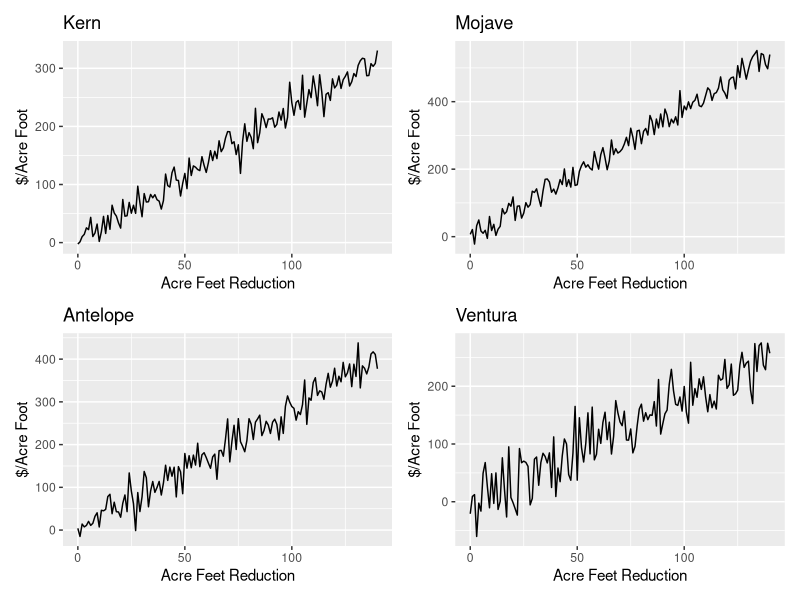
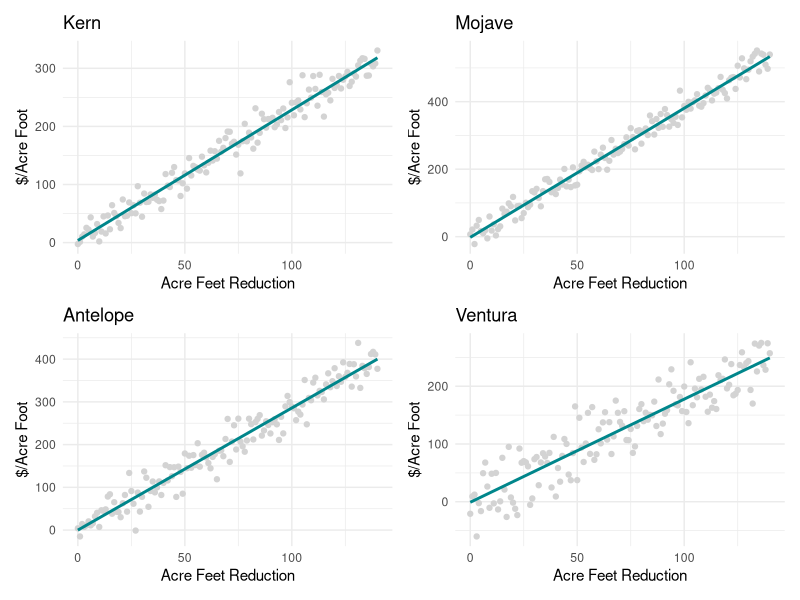
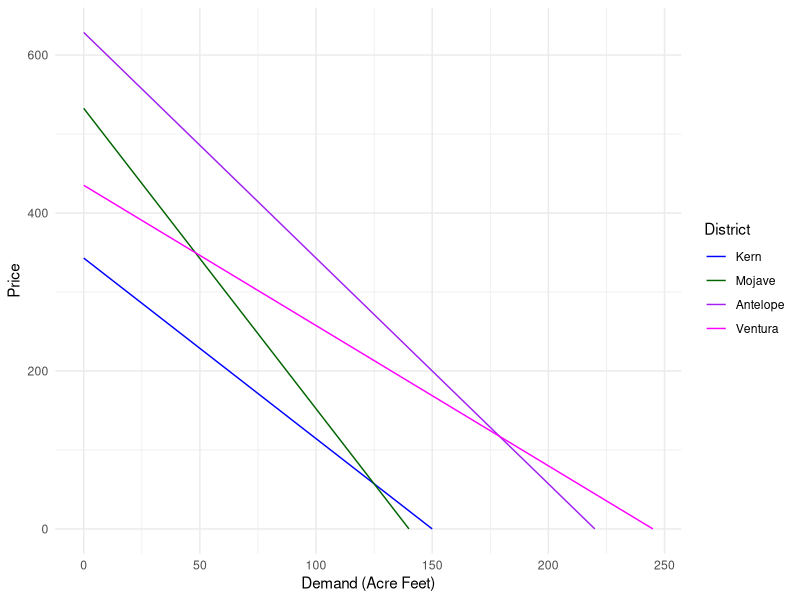
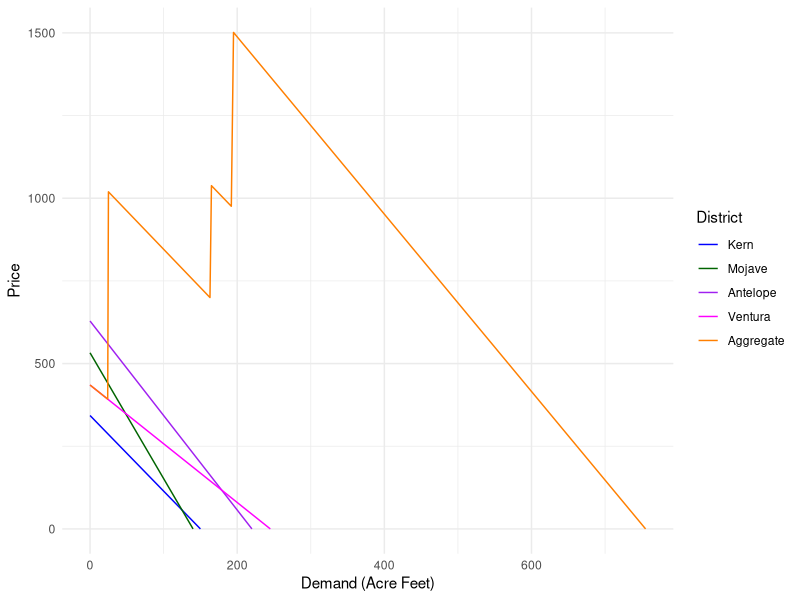

The R script that drew these images, in order:
## ---- chunk 1
knitr::opts_chunk$set(echo = TRUE)

library(tidyverse)
library(here)
library(patchwork)

wd <- read_csv(here("data", "Water_Districts.csv"))

kern <- wd %>% 
  select(Reduction, MC_Kern)

mojave <- wd %>% 
  select(Reduction, MC_Mojave)

antelope <- wd %>% 
  select(Reduction, MC_Antelope)

ventura <- wd %>% 
  select(Reduction, MC_Ventura)

#Kern graph
kp <- ggplot(kern, aes(x = Reduction, y = MC_Kern)) +
  geom_line() +
  labs(x = "Acre Feet Reduction",
       y = "$/Acre Foot",
       title = "Kern")

#Mojave graph
mp <- ggplot(mojave, aes(x = Reduction, y = MC_Mojave)) +
  geom_line()+
  labs(x = "Acre Feet Reduction",
       y = "$/Acre Foot",
       title = "Mojave")

#Antelope graph
ap <- ggplot(antelope, aes(x = Reduction, y = MC_Antelope)) +
  geom_line()+
  labs(x = "Acre Feet Reduction",
       y = "$/Acre Foot",
       title = "Antelope")

#Ventura graph
vp <- ggplot(ventura, aes(x = Reduction, y = MC_Ventura)) +
  geom_line()+
  labs(x = "Acre Feet Reduction",
       y = "$/Acre Foot",
       title = "Ventura")

#combine
(kp + mp)/(ap + vp)


#linear models
kern_model <- lm(data = kern, MC_Kern ~ 0 + Reduction)
kern_coeff <- kern_model$coefficient[1]

mojave_model <- lm(data = mojave, MC_Mojave ~ 0 + Reduction)
mojave_coeff <- mojave_model$coefficient[1]

antelope_model <- lm(data = antelope, MC_Antelope ~ 0 + Reduction)
antelope_coeff <- antelope_model$coefficient[1]

ventura_model <- lm(data = ventura, MC_Ventura ~ 0 + Reduction)
ventura_coeff <- ventura_model$coefficient[1]

#lm graphs
klm <- ggplot(kern, aes(x = Reduction, y = MC_Kern)) +
  geom_point(color = "lightgrey") +
  geom_smooth(method='lm', se=FALSE, color = "turquoise4") + 
  theme_minimal() + 
  labs(x = "Acre Feet Reduction",
       y = "$/Acre Foot",
       title = "Kern")

mlm <- ggplot(mojave, aes(x = Reduction, y = MC_Mojave)) +
  geom_point(color = "lightgrey") +
  geom_smooth(method='lm', se=FALSE, color = "turquoise4") + 
  theme_minimal() + 
  labs(x = "Acre Feet Reduction",
       y = "$/Acre Foot",
       title = "Mojave")

alm <- ggplot(antelope, aes(x = Reduction, y = MC_Antelope)) +
  geom_point(color = "lightgrey") +
  geom_smooth(method='lm', se=FALSE, color = "turquoise4") + 
  theme_minimal() + 
  labs(x = "Acre Feet Reduction",
       y = "$/Acre Foot",
       title = "Antelope")

vlm <- ggplot(ventura, aes(x = Reduction, y = MC_Ventura)) +
  geom_point(color = "lightgrey") +
  geom_smooth(method='lm', se=FALSE, color = "turquoise4") + 
  theme_minimal() + 
  labs(x = "Acre Feet Reduction",
       y = "$/Acre Foot",
       title = "Ventura")

#combine
(klm + mlm)/(alm + vlm)
## ---- chunk 2
#predicted marginal cost based on linear model
k_base <- tibble(Reduction = 0:150)
k_pred <- predict(kern_model, newdata = k_base)
kdem <- k_base %>% 
  mutate(kpmc = k_pred,
         kd = 150 - Reduction)

m_base <- tibble(Reduction = 0:140)
m_pred <- predict(mojave_model, newdata = m_base)
mdem <- m_base %>% 
  mutate(mpmc = m_pred,
         md = 140 - Reduction)

a_base <- tibble(Reduction = 0:220)
a_pred <- predict(antelope_model, newdata = a_base)
adem <- a_base %>% 
  mutate(apmc = a_pred,
         ad = 220 - Reduction)

v_base <- tibble(Reduction = 0:245)
v_pred <- predict(ventura_model, newdata = v_base)
vdem <- v_base %>% 
  mutate(vpmc = v_pred,
         vd = 245 - Reduction)

#plot
ggplot() +
  geom_line(kdem, mapping = aes(x = kd, y = kpmc, color = "a")) +
  geom_line(mdem, mapping = aes(x = md, y = mpmc, color = "b")) +
  geom_line(adem, mapping = aes(x = ad, y = apmc, color = "c")) +
  geom_line(vdem, mapping = aes(x = vd, y = vpmc, color = "d")) +
  scale_color_manual(values = c("blue", "darkgreen", "purple", "magenta"),
                     labels = expression("Kern", "Mojave", "Antelope", "Ventura")) + 
  labs(x = "Demand (Acre Feet)",
       y = "Price",
       color = "District") +
  theme_minimal()
## ---- chunk 3
kern_price <- kern_coeff * 50.655
mojave_price <- mojave_coeff * 47.278
antelope_price <- antelope_coeff * 74.394
ventura_price <- ventura_coeff * 82.737
## ---- chunk 4
km_join <- full_join(kdem, mdem, by = "Reduction")

kma_join <- full_join(km_join, adem, by = "Reduction")

demand_sum <- full_join(kma_join, vdem, by = "Reduction")

demand_sum[is.na(demand_sum)] <- 0

demand_sum <- demand_sum %>% 
  mutate(aggregate_demand = kd + md + ad + vd,
         aggregate_mc = kpmc + mpmc + apmc + vpmc) %>% 
  select(Reduction, aggregate_demand, aggregate_mc)

#plot
ggplot() +
  geom_line(kdem, mapping = aes(x = kd, y = kpmc, color = "a")) +
  geom_line(mdem, mapping = aes(x = md, y = mpmc, color = "b")) +
  geom_line(adem, mapping = aes(x = ad, y = apmc, color = "c")) +
  geom_line(vdem, mapping = aes(x = vd, y = vpmc, color = "d")) +
  geom_line(demand_sum, mapping = aes(x = aggregate_demand, y = aggregate_mc, color = "e")) +
  scale_color_manual(values = c("blue", "darkgreen", "purple", "magenta", "darkorange1"),
                     labels = expression("Kern", "Mojave", "Antelope", "Ventura", "Aggregate")) + 
  labs(x = "Demand (Acre Feet)",
       y = "Price",
       color = "District") +
  theme_minimal()


#second attempt
agg_coeff <- (1/kern_coeff) + (1/mojave_coeff) + (1/antelope_coeff) + (1/ventura_coeff)

agg_red_price <- (755-500) * agg_coeff

#prices
kern_price3b <- kern_coeff * 80.72
mojave_price3b <- mojave_coeff * 98.363
antelope_price3b <- antelope_coeff * 164.573
ventura_price3b <- ventura_coeff * 89.181
## ---- chunk 5
kern_price4a <- kern_coeff * 59.61
mojave_price4a <- mojave_coeff * 55.636
antelope_price4a <- antelope_coeff * 87.428
ventura_price4a <- ventura_coeff * 97.363
